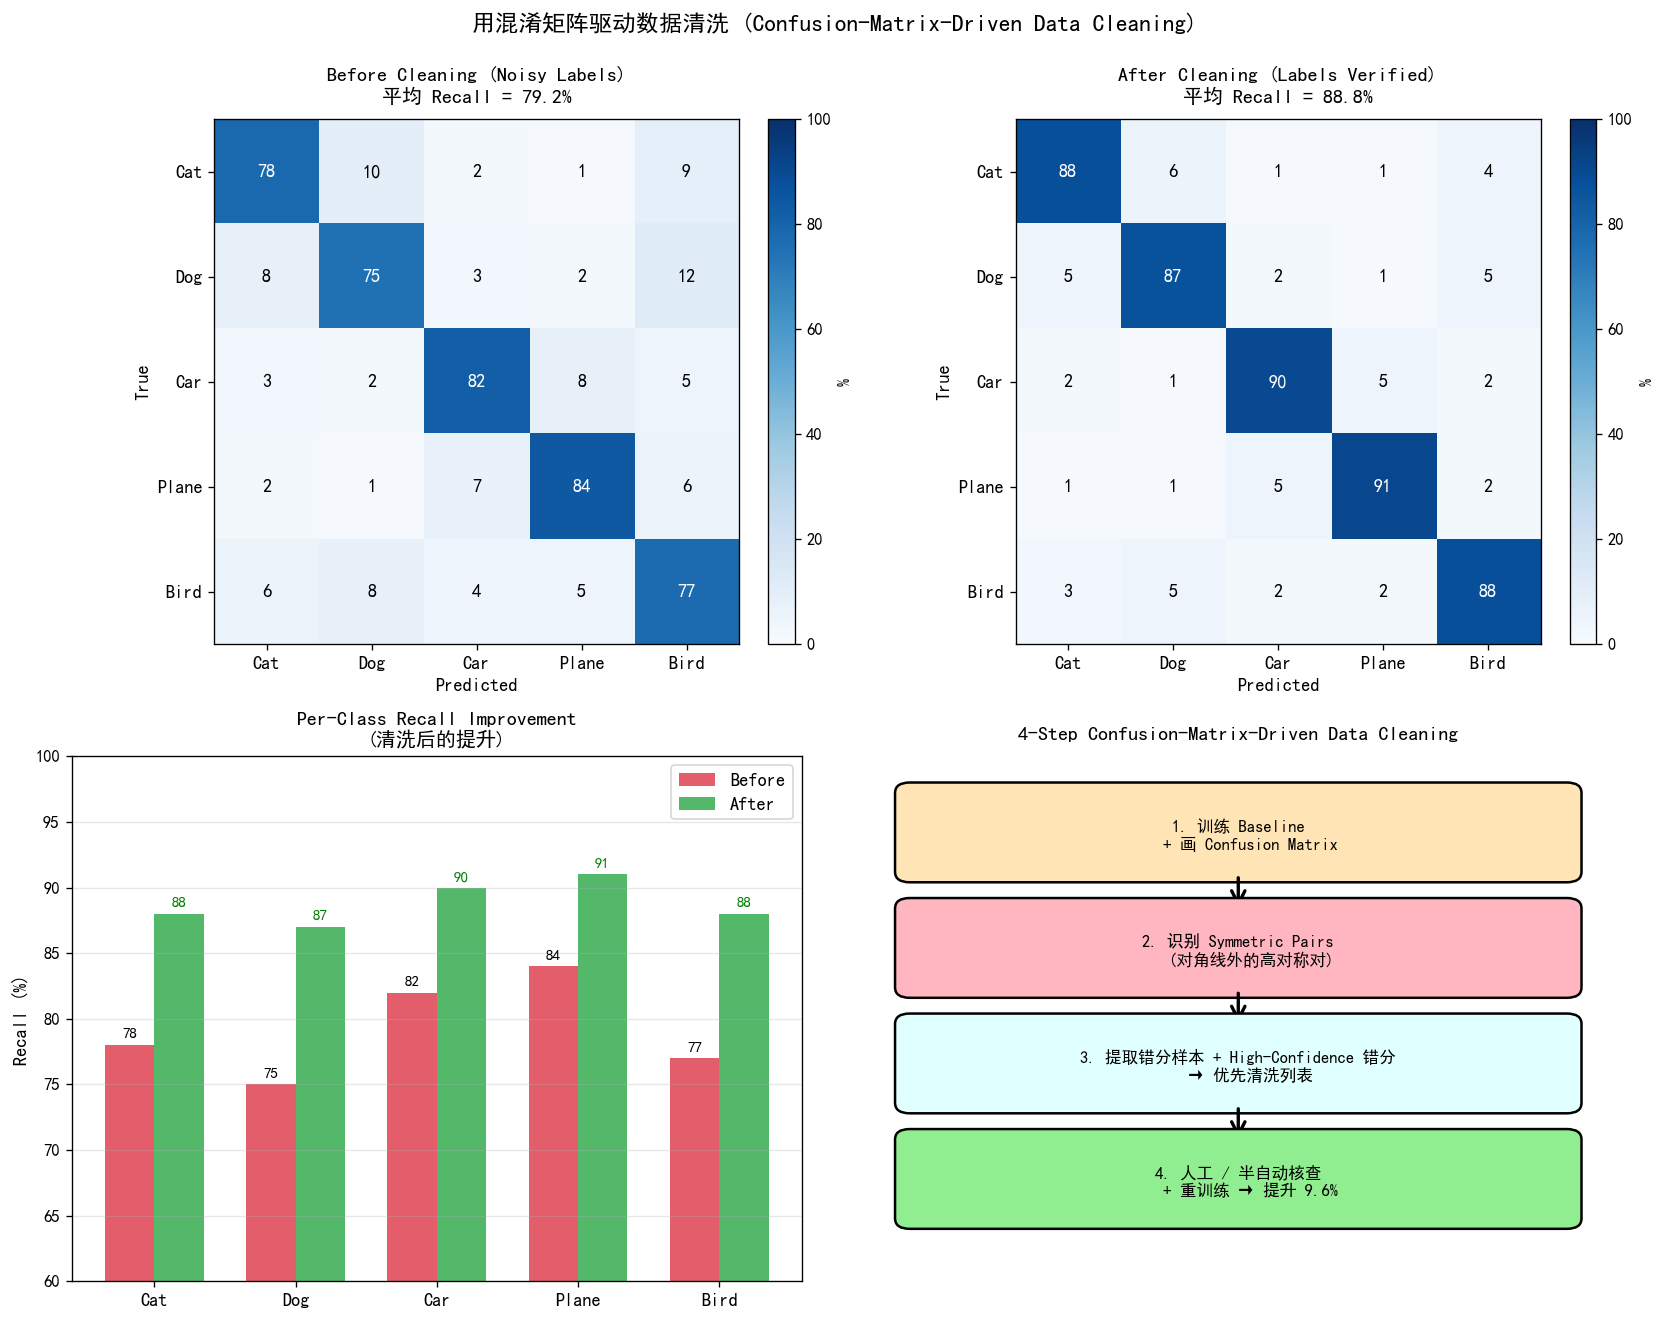

Here is the Python script that generated this plot:
"""
Confusion Matrix Before/After Data Cleaning
===========================================
Visualizes how a confusion matrix improves after cleaning noisy labels
in the training set. Shows that cleaning can lift the diagonal (correct
predictions) and reduce off-diagonal noise.

Output: assets/figures/2-3-confusion-cleaning-flow.png
"""
import matplotlib.pyplot as plt
import matplotlib.patches as mpatches
from matplotlib.patches import FancyBboxPatch, FancyArrowPatch
import numpy as np


np.random.seed(42)
classes = ['Cat', 'Dog', 'Car', 'Plane', 'Bird']
n = len(classes)

# Before cleaning: noisy labels
cm_before = np.array([
    [78, 10, 2, 1, 9],
    [8, 75, 3, 2, 12],
    [3, 2, 82, 8, 5],
    [2, 1, 7, 84, 6],
    [6, 8, 4, 5, 77],
], dtype=float)
cm_before = cm_before / cm_before.sum(axis=1, keepdims=True) * 100
recall_before = np.diag(cm_before)
acc_before = np.trace(cm_before) / n

# After cleaning: cleaner diagonal
cm_after = np.array([
    [88, 6, 1, 1, 4],
    [5, 87, 2, 1, 5],
    [2, 1, 90, 5, 2],
    [1, 1, 5, 91, 2],
    [3, 5, 2, 2, 88],
], dtype=float)
cm_after = cm_after / cm_after.sum(axis=1, keepdims=True) * 100
recall_after = np.diag(cm_after)
acc_after = np.trace(cm_after) / n

fig, axes = plt.subplots(2, 2, figsize=(14, 11))

# Top: confusion matrices
for ax, cm, title, acc in [
    (axes[0, 0], cm_before, 'Before Cleaning (Noisy Labels)\n平均 Recall = {:.1f}%'.format(recall_before.mean()), acc_before),
    (axes[0, 1], cm_after, 'After Cleaning (Labels Verified)\n平均 Recall = {:.1f}%'.format(recall_after.mean()), acc_after)
]:
    im = ax.imshow(cm, cmap='Blues', vmin=0, vmax=100)
    ax.set_xticks(range(n))
    ax.set_yticks(range(n))
    ax.set_xticklabels(classes, fontsize=11)
    ax.set_yticklabels(classes, fontsize=11)
    ax.set_xlabel('Predicted', fontsize=11, fontweight='bold')
    ax.set_ylabel('True', fontsize=11, fontweight='bold')
    ax.set_title(title, fontsize=12, fontweight='bold', pad=10)
    for i in range(n):
        for j in range(n):
            color = 'white' if cm[i, j] > 50 else 'black'
            weight = 'bold' if i == j else 'normal'
            ax.text(j, i, f'{cm[i, j]:.0f}', ha='center', va='center',
                    color=color, fontweight=weight, fontsize=11)
    plt.colorbar(im, ax=ax, fraction=0.046, pad=0.04, label='%')

# Bottom: per-class improvement
x = np.arange(n)
width = 0.35
axes[1, 0].bar(x - width/2, recall_before, width, label='Before', color='#dc3545', alpha=0.8)
axes[1, 0].bar(x + width/2, recall_after, width, label='After', color='#28a745', alpha=0.8)
axes[1, 0].set_xticks(x)
axes[1, 0].set_xticklabels(classes, fontsize=11)
axes[1, 0].set_ylabel('Recall (%)', fontsize=11, fontweight='bold')
axes[1, 0].set_title('Per-Class Recall Improvement\n(清洗后的提升)', fontsize=12, fontweight='bold')
axes[1, 0].legend(fontsize=11)
axes[1, 0].set_ylim(60, 100)
axes[1, 0].grid(axis='y', alpha=0.3)
for i, (b, a) in enumerate(zip(recall_before, recall_after)):
    axes[1, 0].text(i - width/2, b + 0.5, f'{b:.0f}', ha='center', fontsize=9)
    axes[1, 0].text(i + width/2, a + 0.5, f'{a:.0f}', ha='center', fontsize=9, fontweight='bold', color='green')

# Bottom right: 4-step cleaning flow
axes[1, 1].axis('off')
axes[1, 1].set_title('4-Step Confusion-Matrix-Driven Data Cleaning',
                     fontsize=12, fontweight='bold', pad=10)

steps = [
    ('1. 训练 Baseline\n   + 画 Confusion Matrix', '#FFE4B5'),
    ('2. 识别 Symmetric Pairs\n   (对角线外的高对称对)', '#FFB6C1'),
    ('3. 提取错分样本 + High-Confidence 错分\n   → 优先清洗列表', '#E0FFFF'),
    ('4. 人工 / 半自动核查\n   + 重训练 → 提升 {0:.1f}%'.format(acc_after - acc_before), '#90EE90'),
]

for i, (text, color) in enumerate(steps):
    y = 0.85 - i * 0.22
    box = FancyBboxPatch((0.05, y - 0.07), 0.9, 0.15,
                          boxstyle='round,pad=0.02', fc=color, ec='black', lw=1.5)
    axes[1, 1].add_patch(box)
    axes[1, 1].text(0.5, y, text, ha='center', va='center', fontsize=10, fontweight='bold')
    if i < 3:
        arrow = FancyArrowPatch((0.5, y - 0.075), (0.5, y - 0.145),
                                 arrowstyle='->', mutation_scale=20, color='black', lw=2)
        axes[1, 1].add_patch(arrow)

fig.suptitle('用混淆矩阵驱动数据清洗 (Confusion-Matrix-Driven Data Cleaning)',
             fontsize=14, fontweight='bold', y=0.995)
plt.tight_layout()
plt.savefig('assets/figures/2-3-confusion-cleaning-flow.png', dpi=120, bbox_inches='tight', facecolor='white')
print('  ✓ Saved: assets/figures/2-3-confusion-cleaning-flow.png')
